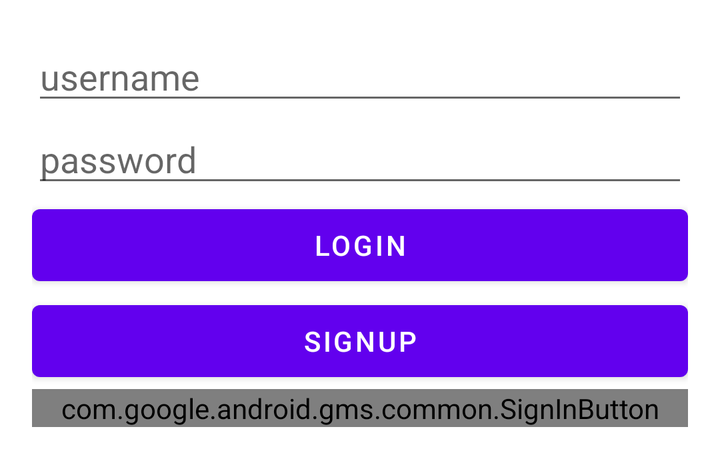
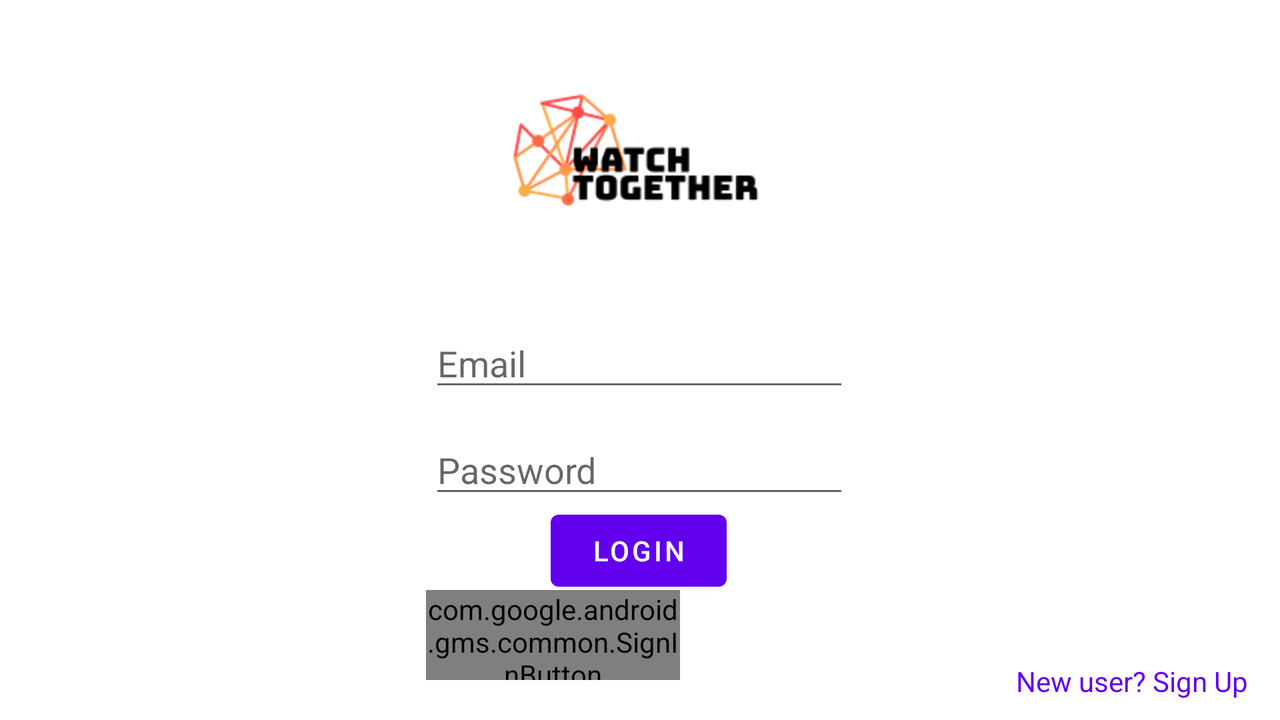

An Android layout and its configuration variant, each rendered on a device that would load it. The default file and the variant file are quoted in full after the pictures.
<!-- AndroidManifest.xml: application theme Theme.Flixster -->
<!-- res/layout/activity_login.xml -->
<?xml version="1.0" encoding="utf-8"?>
<LinearLayout xmlns:android="http://schemas.android.com/apk/res/android"
    xmlns:app="http://schemas.android.com/apk/res-auto"
    xmlns:tools="http://schemas.android.com/tools"
    android:layout_width="match_parent"
    android:layout_height="wrap_content"
    android:layout_margin="16dp"
    android:orientation="vertical"
    tools:context="WatchTogether.flixster.LoginActivity">


  <EditText
      android:id="@+id/etUsername"
      android:layout_width="match_parent"
      android:layout_height="wrap_content"
      android:layout_weight="1"
      android:ems="10"
      android:hint="username" />

  <EditText
      android:id="@+id/etPassword"
      android:layout_width="match_parent"
      android:layout_height="wrap_content"
      android:layout_weight="1"
      android:ems="10"
      android:hint="password"
      android:inputType="textPassword" />

  <Button
      android:id="@+id/btnLogin"
      android:layout_width="match_parent"
      android:layout_height="wrap_content"
      android:layout_weight="1"
      android:text="Login"/>

  <Button
      android:id="@+id/btnSignup"
      android:layout_width="match_parent"
      android:layout_height="wrap_content"
      android:layout_weight="1"
      android:text="SignUp"/>

  <com.google.android.gms.common.SignInButton
      android:id="@+id/sign_in_button"
      android:layout_width="match_parent"
      android:layout_height="wrap_content" />

</LinearLayout>
<!-- resources referenced by this layout -->
<resources>
  <style name="Theme.Flixster" parent="Theme.MaterialComponents.DayNight.DarkActionBar">
          
          <item name="colorPrimary">@color/purple_500</item>
          <item name="colorPrimaryVariant">@color/purple_700</item>
          <item name="colorOnPrimary">@color/white</item>
          
          <item name="colorSecondary">@color/teal_200</item>
          <item name="colorSecondaryVariant">@color/teal_700</item>
          <item name="colorOnSecondary">@color/black</item>
          
          <item name="android:statusBarColor" tools:targetApi="l">?attr/colorPrimaryVariant</item>
          
      </style>
  <color name="purple_500">#FF6200EE</color>
  <color name="purple_700">#FF3700B3</color>
  <color name="white">#FFFFFFFF</color>
  <color name="teal_200">#FF03DAC5</color>
  <color name="teal_700">#FF018786</color>
  <color name="black">#FF000000</color>
</resources>
<!-- res/layout-land/activity_login.xml (the repository's variant of the layout above) -->
<!-- drawn on the phone turned sideways -->
<?xml version="1.0" encoding="utf-8"?>
<androidx.constraintlayout.widget.ConstraintLayout xmlns:android="http://schemas.android.com/apk/res/android"
    xmlns:app="http://schemas.android.com/apk/res-auto"
    xmlns:tools="http://schemas.android.com/tools"
    android:layout_width="match_parent"
    android:layout_height="match_parent"
    android:layout_margin="0dp"
    android:orientation="vertical"
    tools:context="WatchTogether.flixster.LoginActivity">


  
  
  
  
  
  















  <ImageView
      android:id="@+id/imageView2"
      android:layout_width="296dp"
      android:layout_height="150dp"
      android:contentDescription="@string/app_name"
      android:src="@drawable/watch_logo"
      app:layout_constraintEnd_toEndOf="parent"
      app:layout_constraintHorizontal_bias="0.493"
      app:layout_constraintStart_toStartOf="parent"
      app:layout_constraintTop_toTopOf="@+id/imageView" />

  <EditText
      android:id="@+id/etUsername"
      android:layout_width="wrap_content"
      android:layout_height="wrap_content"
      android:layout_weight="1"
      android:autofillHints=""
      android:ems="10"
      android:hint="Email"
      android:inputType="textEmailAddress"
      app:layout_constraintBottom_toBottomOf="parent"
      app:layout_constraintEnd_toEndOf="parent"
      app:layout_constraintHorizontal_bias="0.499"
      app:layout_constraintStart_toStartOf="parent"
      app:layout_constraintTop_toBottomOf="@+id/imageView2"
      app:layout_constraintVertical_bias="0.055" />

  <EditText
      android:id="@+id/etPassword"
      android:layout_width="wrap_content"
      android:layout_height="wrap_content"
      android:layout_marginTop="12dp"
      android:layout_weight="1"
      android:ems="10"
      android:hint="Password"
      android:inputType="textPassword"
      app:layout_constraintEnd_toEndOf="@+id/etUsername"
      app:layout_constraintHorizontal_bias="0.0"
      app:layout_constraintStart_toStartOf="@+id/etUsername"
      app:layout_constraintTop_toBottomOf="@+id/etUsername" />

  <Button
      android:id="@+id/btnLogin"
      android:layout_width="wrap_content"
      android:layout_height="wrap_content"
      android:layout_weight="1"
      android:text="Login"
      app:layout_constraintBottom_toTopOf="@+id/sign_in_button"
      app:layout_constraintEnd_toEndOf="parent"
      app:layout_constraintHorizontal_bias="0.499"
      app:layout_constraintStart_toStartOf="parent"
      app:layout_constraintTop_toBottomOf="@+id/etPassword"
      app:layout_constraintVertical_bias="0.37" />

  <TextView
      android:id="@+id/tvSignOut"
      android:layout_width="wrap_content"
      android:layout_height="wrap_content"
      android:layout_marginEnd="16dp"
      android:layout_marginBottom="10dp"
      android:layout_weight="1"
      android:text="New user? Sign Up"
      android:textColor="@color/design_default_color_primary"
      app:layout_constraintBottom_toBottomOf="parent"
      app:layout_constraintEnd_toEndOf="parent" />

  <com.google.android.gms.common.SignInButton
      android:id="@+id/sign_in_button"
      android:layout_width="127dp"
      android:layout_height="45dp"
      android:layout_marginEnd="300dp"
      android:layout_marginBottom="20dp"
      app:layout_constraintBottom_toBottomOf="parent"
      app:layout_constraintEnd_toEndOf="parent" />

</androidx.constraintlayout.widget.ConstraintLayout>
<!-- resources referenced by the variant -->
<!-- as the phone turned sideways resolves them -->
<resources>
  <!-- drawable watch_logo: png bitmap (drawable-xxhdpi, 7172 bytes) -->
  <string name="app_name">Watch Together</string>
  <style name="Theme.Flixster" parent="Theme.MaterialComponents.DayNight.DarkActionBar">
          
          <item name="colorPrimary">@color/purple_500</item>
          <item name="colorPrimaryVariant">@color/purple_700</item>
          <item name="colorOnPrimary">@color/white</item>
          
          <item name="colorSecondary">@color/teal_200</item>
          <item name="colorSecondaryVariant">@color/teal_700</item>
          <item name="colorOnSecondary">@color/black</item>
          
          <item name="android:statusBarColor" tools:targetApi="l">?attr/colorPrimaryVariant</item>
          
      </style>
  <color name="purple_500">#FF6200EE</color>
  <color name="purple_700">#FF3700B3</color>
  <color name="white">#FFFFFFFF</color>
  <color name="teal_200">#FF03DAC5</color>
  <color name="teal_700">#FF018786</color>
  <color name="black">#FF000000</color>
</resources>
